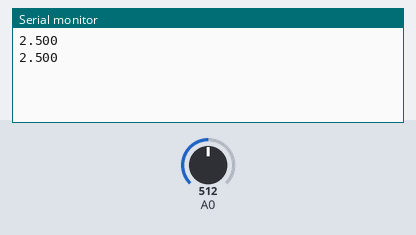
Simulated run of this sketch. Board: Arduino Uno, built with avr-gcc and run on an emulated ATmega328P. On the bench: the last lines printed to the serial monitor. The inputs (shaded band) are chosen by the test bench; at power-on: A0 = 512.

Above: at 1.8 s.
1.9 s: A0 set to 716
At 2.6 s:
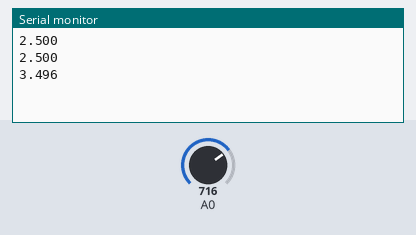
3.4 s: A0 set to 900
At 4.8 s:
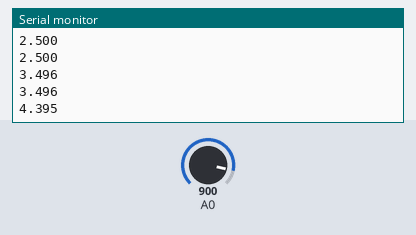
Timing chart, 0 to 6.4 s (numbered marks = the images above; inputs shaded):
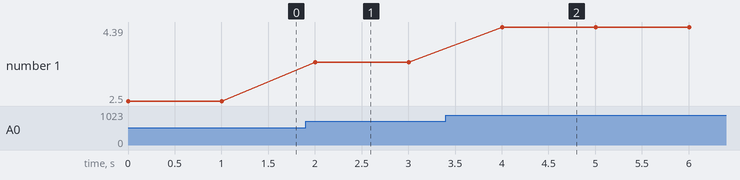

The sketch:

voltmeter101-3.ino
```cpp
/*
 * Purpose: Using the analog-to-digital converter - three decimals.
 * Board: Arduino UNO
 * IDE: 1.8.19
 *
 * Usage: open the serial monitor and turn the potentiometer connected to +5V, GND and A0.
 *
 * By: Clemens Valens
 * Date: 5/9/2022
 */

void setup(void)
{
  Serial.begin(115200);
}

void loop(void)
{
  float Vin = ((float)analogRead(A0)/1024)*5;
  Serial.println(Vin,3);
  delay(1000);
}
```

Measured:
- after the input at 1.9 s, the serial monitor: prints a new line after 0.10 s (image 1)
- after the input at 3.4 s, the serial monitor: prints a new line after 0.60 s (image 2)
- plotted number 1: 2.5 → 3.5 after the input at 1.9 s, 3.5 → 4.39 after the input at 3.4 s
